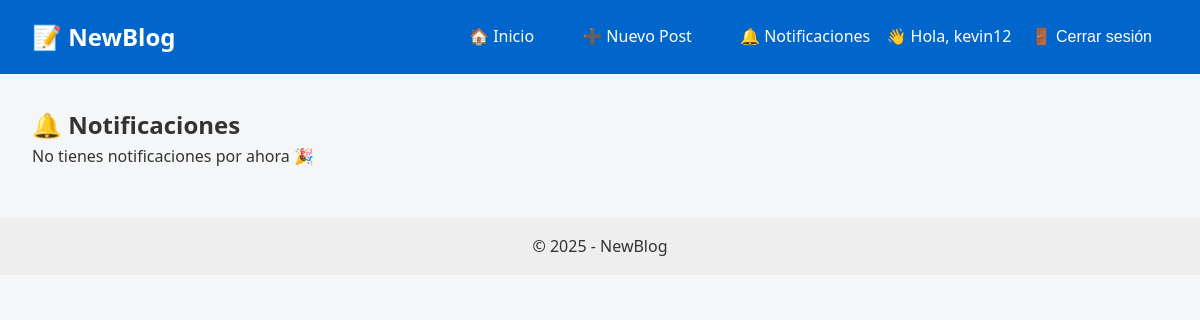
/notificaciones/ (signed in), run on an earlier commit of the app's database.
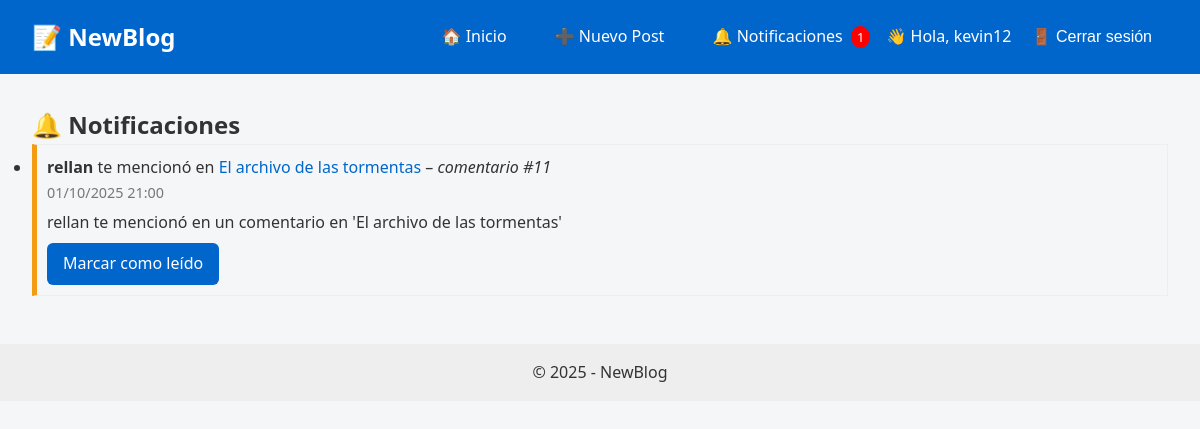
And on a later commit of the database.
### blog/models.py (models this page shows, shortened)
class Notificacion(models.Model):
    usuario = models.ForeignKey(User, on_delete=models.CASCADE, related_name="notificaciones")
    actor = models.ForeignKey(User, on_delete=models.CASCADE, related_name="acciones")
    comentario = models.ForeignKey("Comentario", on_delete=models.CASCADE, null=True, blank=True)
    post = models.ForeignKey("Post", on_delete=models.CASCADE, null=True, blank=True)
    mensaje = models.CharField(max_length=255)
    leido = models.BooleanField(default=False)
    fecha = models.DateTimeField(auto_now_add=True)

class Post(models.Model):
    titulo = models.CharField(max_length=200)
    contenido = models.TextField()
    fecha_creacion = models.DateTimeField(auto_now_add=True)
    autor = models.ForeignKey(User, on_delete=models.CASCADE)
    imagen = models.ImageField(upload_to="posts/", blank=True, null=True)

class Comentario(models.Model):
    post = models.ForeignKey(Post, related_name="comentarios", on_delete=models.CASCADE)
    autor = models.ForeignKey(User, on_delete=models.CASCADE)
    contenido = models.TextField()
    fecha_creacion = models.DateTimeField(auto_now_add=True)
    reportado = models.BooleanField(default=False)
    destacado = models.BooleanField(default=False)

### blog/views.py (the view)
# urls.py: path("notificaciones/", views.notificaciones, name="notificaciones"),
@login_required
def notificaciones(request):
    notificaciones = request.user.notificaciones.all().order_by("-fecha")
    return render(request, "blog/notificaciones.html", {
        "notificaciones": notificaciones
    })

### blog/context_processors.py (called while the page is built)
def notificaciones_context(request):
    if request.user.is_authenticated:
        return {
            "notificaciones_no_leidas": request.user.notificaciones.filter(leido=False).count()
        }
    return {"notificaciones_no_leidas": 0}

### blog/templates/blog/notificaciones.html (shortened to what this page needs)
{% extends "base.html" %}
{% block content %}
  <div class="notifications">
    <h2>🔔 Notificaciones</h2>
    {% if notificaciones %}
      <ul class="noti-list">
        {% for n in notificaciones %}
          <li class="noti-item" style="margin-bottom:12px; padding:10px; border:1px solid #eee; border-left:5px solid {% if n.leido %}#ccc{% else %}#f39c12{% endif %};">
            <div>
              <strong>{{ n.actor.username }}</strong> te mencionó
              {% if n.post %} en <a href="{% url 'post_detalle' n.post.id %}">{{ n.post.titulo }}</a>{% endif %}
              {% if n.comentario %} – <em>comentario #{{ n.comentario.id }}</em>{% endif %}
            </div>
            <div style="color:#777; font-size:0.9em;">{{ n.fecha|date:"d/m/Y H:i" }}</div>
            <div style="margin-top:6px;">{{ n.mensaje }}</div>
            {% if not n.leido %}
              <div style="margin-top:8px;">
                <a class="btn" href="{% url 'marcar_leida' n.id %}">Marcar como leído</a>
              </div>
            {% endif %}
          </li>
        {% endfor %}
      </ul>
    {% else %}
      <p>No tienes notificaciones por ahora 🎉</p>
    {% endif %}
  </div>
{% endblock %}

### templates/base.html (shortened to what this page needs)
{% load static %}
<!doctype html>
<html lang="es">
<head>
  <link rel="stylesheet" href="{% static 'css/style.css' %}">
</head>
<body>
  <header class="site-header">
    <h1 class="logo">📝 NewBlog</h1>
    <nav>
      <a href="{% url 'home' %}">🏠 Inicio</a>
      {% if user.is_authenticated %}
        <a href="{% url 'crear_post' %}" class="btn">➕ Nuevo Post</a>
        {% if user.is_authenticated %}
  <a href="{% url 'notificaciones' %}">
    🔔 Notificaciones
    {% if notificaciones_no_leidas > 0 %}
      <span class="noti-badge">{{ notificaciones_no_leidas }}</span>
    {% endif %}
  </a>
{% endif %}
        <span>👋 Hola, {{ user.username }}</span>
        <form action="{% url 'logout' %}" method="post" style="display:inline;">
          <button type="submit" class="logout-btn">🚪 Cerrar sesión</button>
        </form>
      {% else %}
        <a href="{% url 'login' %}">🔑 Iniciar sesión</a>
        <a href="{% url 'register' %}">📝 Registrarse</a>
      {% endif %}
    </nav>
  </header>
  <main class="content">
    {% block content %}{% endblock %}
  </main>
  <footer class="site-footer">
    <p>&copy; 2025 - NewBlog</p>
  </footer>
</body>
</html>

What changed in the data, as far as the page shows it:
added Notificacion: actor.username "rellan", post.titulo "El archivo de las tormentas", comentario.id "11", fecha "01/10/2025 21:00", mensaje "rellan te mencionó en un comentario en 'El archivo de las tormentas'", leido "Marcar como leído"
Also different on the page:
{{ notificaciones_no_leidas }}: (not shown) → "1"
text no longer shown: "No tienes notificaciones por ahora 🎉"
